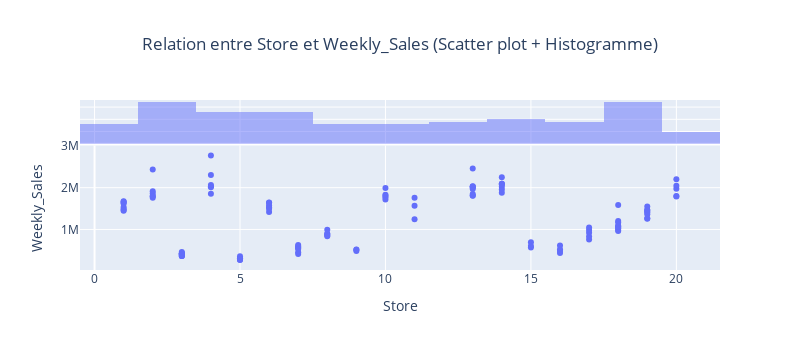
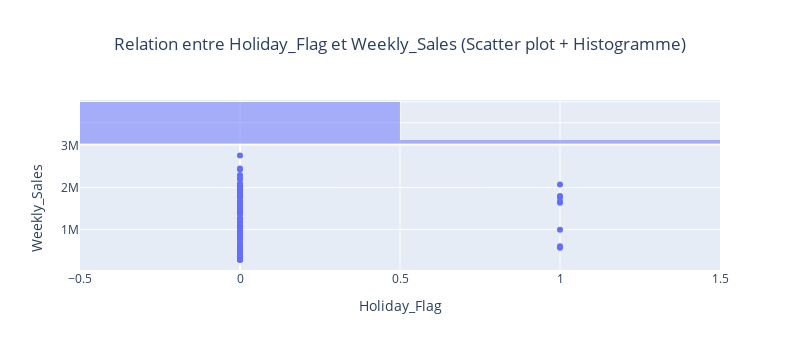
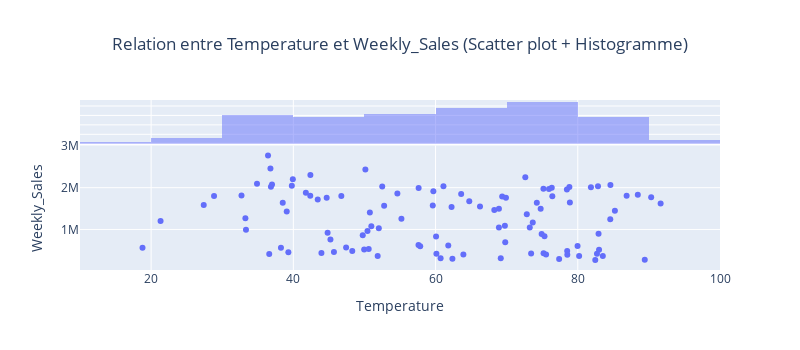
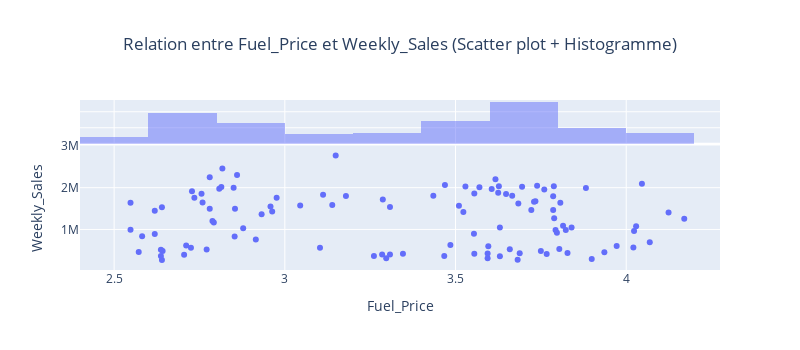

Write notebook code for charts like these, in order.
### Markdown cell above
#### c. Analyse bivariée

### Code cell
# Loop through all columns except the target
for col in df_clean.columns:
    if col == "Weekly_Sales":
        continue  # Skip plotting the target against itself
    
    # Create a scatter plot of the feature vs Weekly_Sales
    # Add a marginal histogram on the X-axis to show the distribution
    fig = px.scatter(
        df_clean,
        x=col,
        y="Weekly_Sales",
        width=800,
        height=350,
        marginal_x="histogram",
        title=f"Relation entre {col} et Weekly_Sales (Scatter plot + Histogramme)"
    )
    
    # Center the title 
    fig.update_layout(title={'x': 0.5})
    
    # Display the figure
    fig.show()
